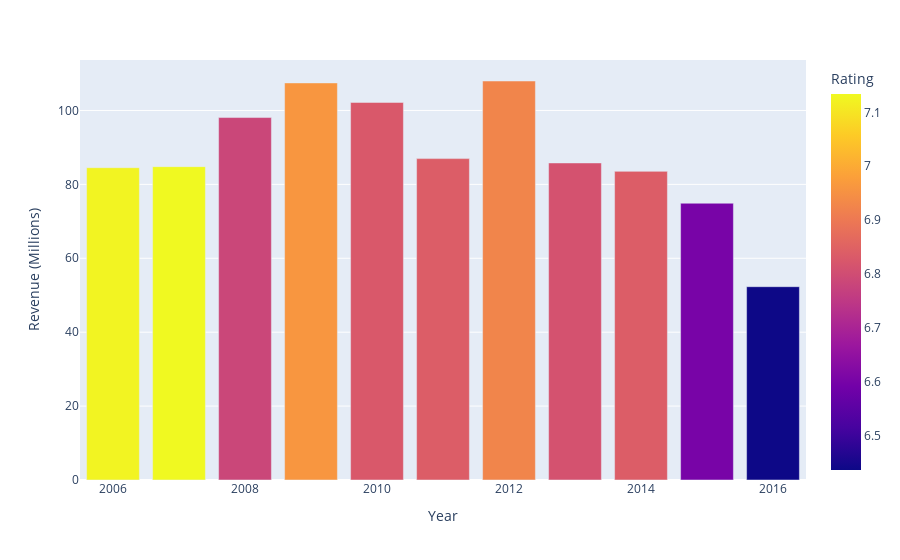

Notebook code for this chart:
### Code cell
fig = px.bar(df3, x='Year', y='Revenue (Millions)',color='Rating')
fig.show()

### Figure 1 — Plotly figure (JSON) as saved in the notebook; plotly's stock layout.template omitted (floating-point values rounded to 4 significant figures)
{"data": [{"alignmentgroup": "True", "hovertemplate": "Year=%{x}<br>Revenue (Millions)=%{y}<br>Rating=%{marker.color}<extra></extra>", "legendgroup": "", "marker": {"color": [7.125, 7.134, 6.785, 6.961, 6.827, 6.838, 6.925, 6.812, 6.838, 6.602, 6.437], "coloraxis": "coloraxis"}, "name": "", "offsetgroup": "", "orientation": "v", "showlegend": false, "textposition": "auto", "type": "bar", "x": [2006, 2007, 2008, 2009, 2010, 2011, 2012, 2013, 2014, 2015, 2016], "xaxis": "x", "y": [84.51, 84.8, 98.08, 107.5, 102.2, 86.97, 108.0, 85.8, 83.52, 74.9, 52.31], "yaxis": "y"}], "layout": {"barmode": "relative", "coloraxis": {"colorbar": {"title": {"text": "Rating"}}, "colorscale": [[0, "#0d0887"], [0.1111, "#46039f"], [0.2222, "#7201a8"], [0.3333, "#9c179e"], [0.4444, "#bd3786"], [0.5556, "#d8576b"], [0.6667, "#ed7953"], [0.7778, "#fb9f3a"], [0.8889, "#fdca26"], [1, "#f0f921"]]}, "legend": {"tracegroupgap": 0}, "margin": {"t": 60}, "xaxis": {"anchor": "y", "domain": [0, 1], "title": {"text": "Year"}}, "yaxis": {"anchor": "x", "domain": [0, 1], "title": {"text": "Revenue (Millions)"}}}}
